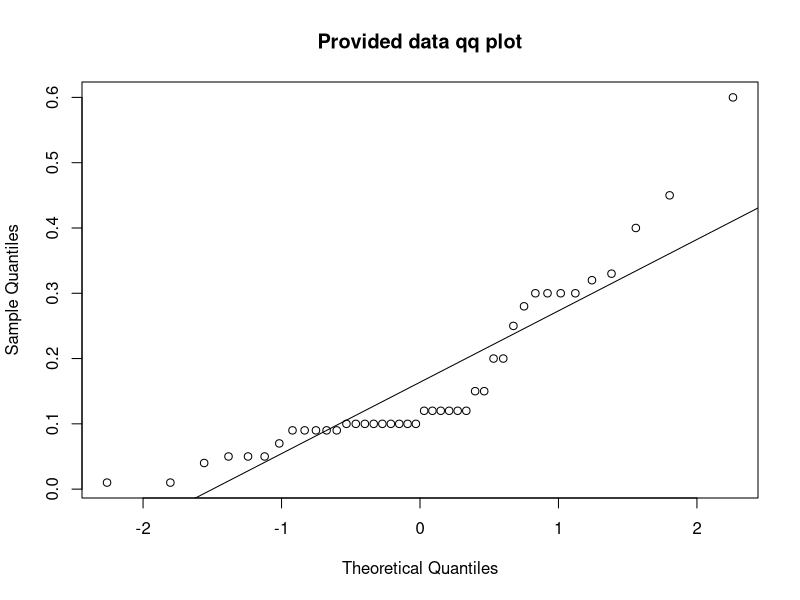
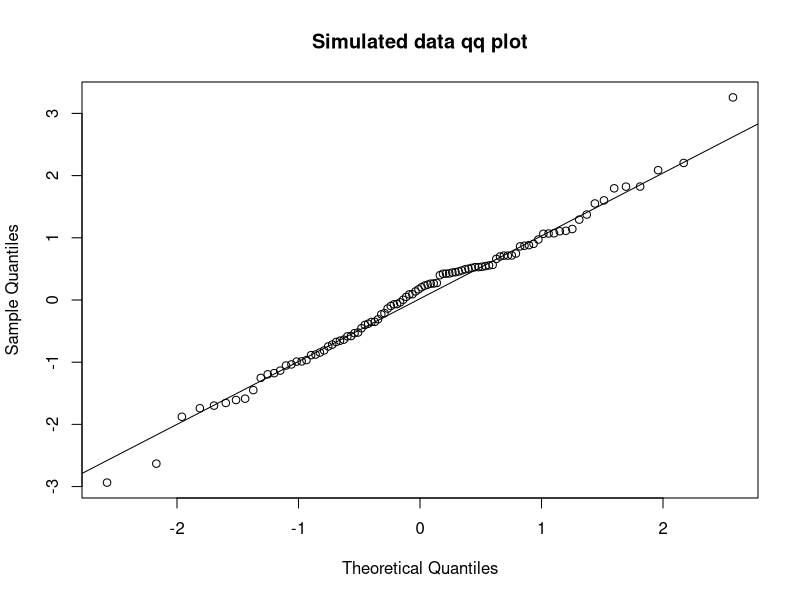
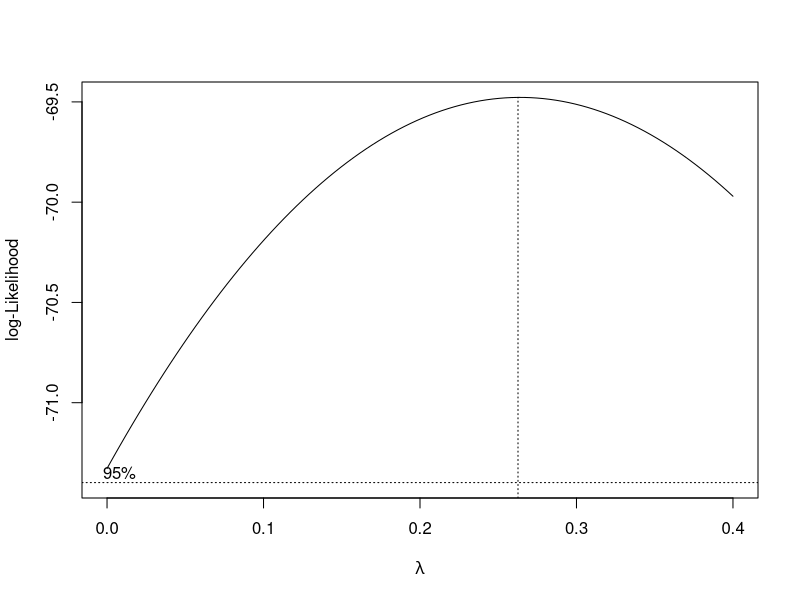
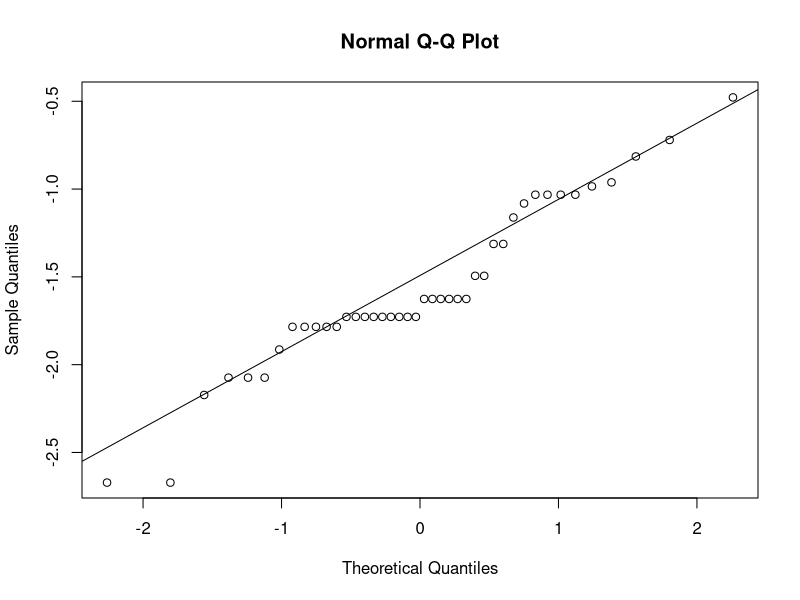
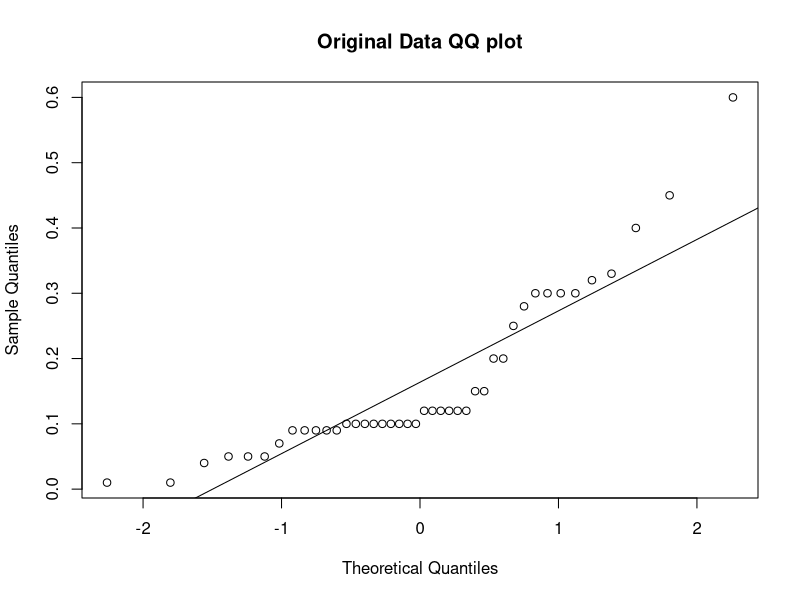
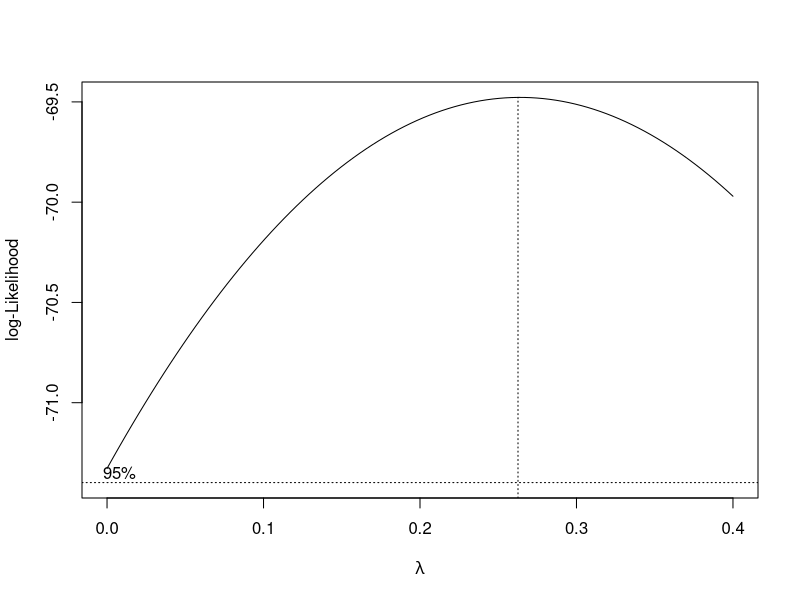
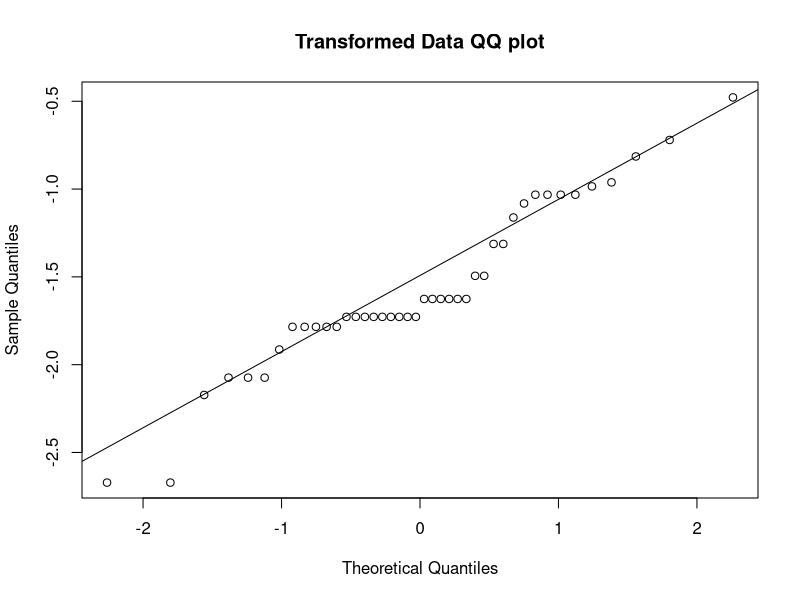
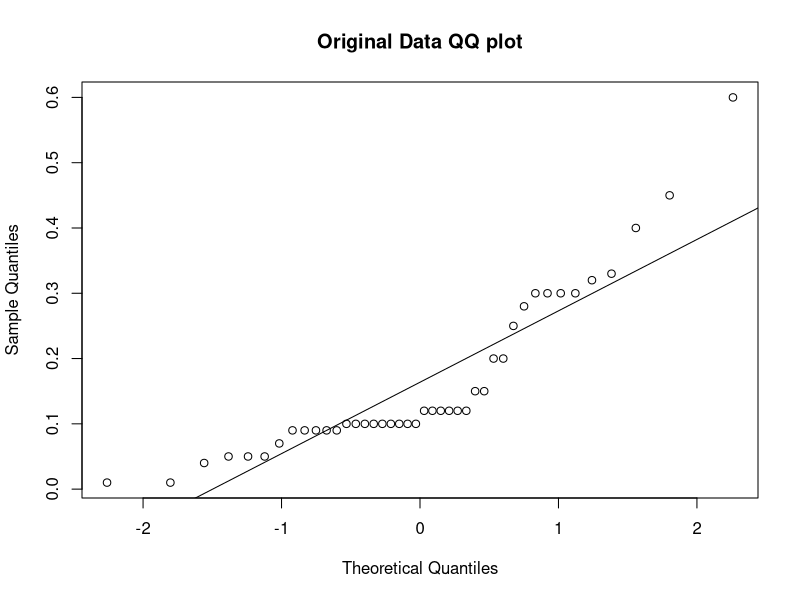

Here is the R script that generated these plots, in order:
## ---- chunk 1
library(tidyverse)
## ---- chunk 2
df <- read.table("t4-5.dat", header = FALSE)
df
## ---- chunk 3
qqc <-qqnorm(df$V1, main = "Provided data qq plot")
qqline(df$V1)
## ---- chunk 4
cor(qqc$x, qqc$y)
## ---- chunk 5
	simu <- rnorm(100)
	qqs <- qqnorm(simu, main = "Simulated data qq plot")
	qqline(simu)
## ---- chunk 6
cors <- cor(qqs$x, qqs$y) 
cors
## ---- chunk 7

reject_hypothesis <- function(data_vector){
  # Create table from book
  n <- c(5, 10, 15, 20, 25, 30, 35, 40, 45, 50, 55, 60, 75, 100, 150, 200, 300)
  one <- c(0.8299, 0.8801, 0.9126, 0.9269, 0.9410,
        0.9479, 0.9538, 0.9599, 0.9632, 0.9671,
        0.9695, 0.9720, 0.9771, 0.9822, 0.9879, 0.9905, 0.9935)
  
  five <- c(0.8788, 0.9198, 0.9389,
        0.9508, 0.9591, 0.9652,
        0.9682, 0.9726, 0.9749,
        0.9768, 0.9787, 0.9801,
        0.9838, 0.9873, 0.9913, 0.9931, 0.9953)
  
  ten <- c(0.9032, 0.9351, 0.9503,
        0.9604, 0.9665, 0.9715,
        0.9740, 0.9771, 0.9792,
        0.9809, 0.9822, 0.9836,
        0.9866, 0.9895, 0.9928, 0.9942, 0.9960)
  testing_tbl <- data.frame(
  n,
  one,
  five,
  ten
  )

  # Find out where to look in the table
  exact_sample_size <- FALSE # If the sample size fits perfectly with N in the table this will be true
  sample_size <- length(data_vector)
  i <- 1
  prev_value = NaN
  for (n in testing_tbl$n){
    
    if (sample_size > testing_tbl$n[length(testing_tbl$n)]){
      i <- length(testing_tbl$n)
      break
    }
    
    if (n == sample_size){
      exact_sample_size <- TRUE
      break
    }
    
    else if ( n > sample_size & prev_value < sample_size){
      break
    }
    i <- i + 1
    prev_value <- n 
  }
  
  # Return the intervals we need to look at:
  if (exact_sample_size) {
  print(testing_tbl[i, ])
  }
  else {
    print(testing_tbl[(i - 1) : i, ])
  }
  
}
## ---- chunk 8
reject_hypothesis(df$V1)
## ---- chunk 9
library(MASS)

# Make box cox plot on our data
df_box_cox<- boxcox(df$V1~1,lambda=seq(0, 0.5, 2/10))

# Get best lambda
max_lambda <- df_box_cox$x[which.max(df_box_cox$y)]
max_lambda # 0.2626263
## ---- chunk 10
box_cox_transformation <- function(data_vector, lambda){
  if (lambda == 0){
    transformed_vector <- log(data_vector)
  }
  
  else {
  transformed_vector <- ((data_vector^lambda) - 1)/lambda
  }
  
  return(transformed_vector)
}

z_df <- box_cox_transformation(df$V1, max_lambda)
print(z_df)
## ---- chunk 11
qqz <- qqnorm(z_df)
qqline(z_df)
## ---- chunk 12
reject_hypothesis(z_df)
## ---- chunk 13
cor(qqz$x, qqz$y) 
## ---- chunk 14

box_cox_transformation <- function(data_vector, lambda){
  # Helper function
  if (lambda == 0){
    transformed_vector <- log(data_vector)
  }
  
  else {
  transformed_vector <- ((data_vector^lambda) - 1)/lambda
  }
  
  return(transformed_vector)
}


test_norm <- function(data_vector, signigicance = 0.05) {
  # You can chose the following significance levels
  # 0.01
  # 0.05
  # 0.10
  
  if (signigicance == 0.01){
    signigicance_col <- 2
  }
    
  else if (signigicance == 0.05){
    signigicance_col <- 3
  }
  
  else if (signigicance == 0.1){
    signigicance_col <- 4
  }
    
  
  # ----- QQ plot -----
  qq <- qqnorm(data_vector, main = "Original Data QQ plot")
  qqline(data_vector)
  
  print(paste("Length of data is ", length(data_vector)))
  # ----- Hypothesis test ------
  # Create Testing table
  n <- c(5, 10, 15, 20, 25, 30, 35, 40, 45, 50, 55, 60, 75, 100, 150, 200, 300)
  one <- c(0.8299, 0.8801, 0.9126, 0.9269, 0.9410,
        0.9479, 0.9538, 0.9599, 0.9632, 0.9671,
        0.9695, 0.9720, 0.9771, 0.9822, 0.9879, 0.9905, 0.9935)
  
  five <- c(0.8788, 0.9198, 0.9389,
        0.9508, 0.9591, 0.9652,
        0.9682, 0.9726, 0.9749,
        0.9768, 0.9787, 0.9801,
        0.9838, 0.9873, 0.9913, 0.9931, 0.9953)
  
  ten <- c(0.9032, 0.9351, 0.9503,
        0.9604, 0.9665, 0.9715,
        0.9740, 0.9771, 0.9792,
        0.9809, 0.9822, 0.9836,
        0.9866, 0.9895, 0.9928, 0.9942, 0.9960)
  testing_tbl <- data.frame(
  n,
  one,
  five,
  ten
  )
  
  # Find index of testing (n)
  sample_size <- length(data_vector)
  i <- 1
  prev_value = NaN
  for (n in testing_tbl$n){
    
    if (sample_size > testing_tbl$n[length(testing_tbl$n)]){
      i <- length(testing_tbl$n)
      break
    }
    
    if (n == sample_size){
      exact_sample_size <- TRUE
      break
    }
    
    else if ( n > sample_size & prev_value < sample_size){
      break
    }
    i <- i + 1
    prev_value <- n 
  }
  
  print(testing_tbl[(i - 1) : i, ])
  # ----- Normal -------
  cor_coef <- cor(qq$x, qq$y)
  normality = FALSE
  if (cor_coef > testing_tbl[i, signigicance_col]){
    print(paste("With a correlation coefficient of ", cor_coef, "The data is normal within significance levels of", signigicance))
    normality = TRUE
    return(normality)  
  }
  
  
  # ----- Not normal -----
  else {
    
    
    print(paste("With a correlation coefficient of ", cor_coef,
                "The data is not normal within significance levels of", signigicance, "Transforming data ... "))
    
    # Transform data
    # Make box cox plot on our data
    df_box_cox<- boxcox(df$V1~1,lambda=seq(0, 0.5, 2/10))
    df_box_cox
    
    # Get best lambda
    max_lambda <- df_box_cox$x[which.max(df_box_cox$y)]
    print(paste("The best lambda is ", max_lambda))
    
    # Transform data
    z_vector <- box_cox_transformation(data_vector, max_lambda)
    
    # QQ plot on transformed data
    qqz <- qqnorm(z_vector, main = "Transformed Data QQ plot")
    qqline(z_vector)
    
    # Hypothesis test on transformed data
    z_cor_coef <- cor(qqz$x, qqz$y)
    if (z_cor_coef > testing_tbl[i, signigicance_col]){
      print(paste("With a correlation coefficient of ", z_cor_coef,
                  "The data is normal within significance levels of", signigicance,
                  "For the box cox transformed data"))
      normality = TRUE
      return(normality)
    }
    
    else {
        print(paste("With a correlation coefficient of ", z_cor_coef,
              "The data is normal within significance levels of", signigicance,
              "For the box cox transformed data"))
    }
    
    
  }
  
  
  
  
}
## ---- chunk 15
test_norm(df$V1, signigicance = 0.01)
## ---- chunk 16
test_norm(df$V1, signigicance = 0.05)
## ---- chunk 17
test_norm(df$V1, signigicance = 0.10)
## ---- chunk 18
# Our data
d <- density(df$V1) # PDC
plot(d)

# Simulated 
simu <- density(rnorm(42))
plot(simu)
## ---- chunk 19
hist(df$V1)

hist(rnorm(42))
## ---- chunk 20
cdf <- ecdf(df$V1) # Cumulative density function
plot( cdf )

simu_cdf <- ecdf(rnorm(42))
plot(simu_cdf)
